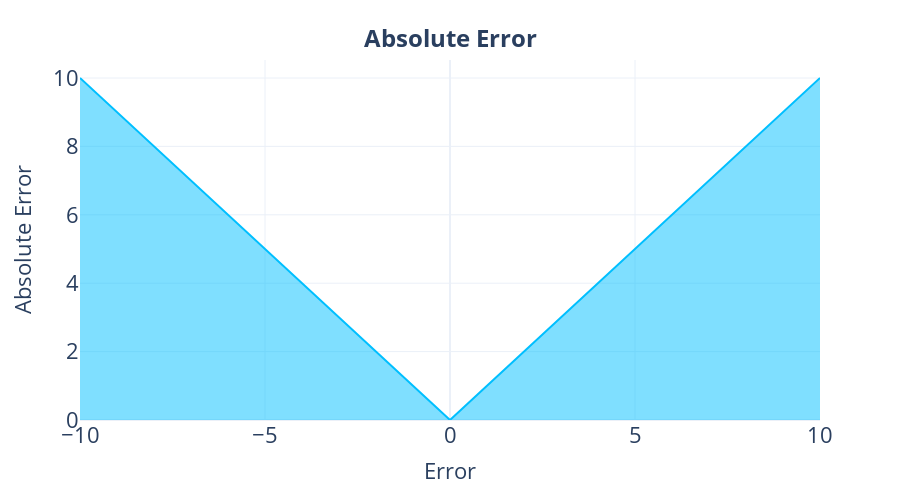
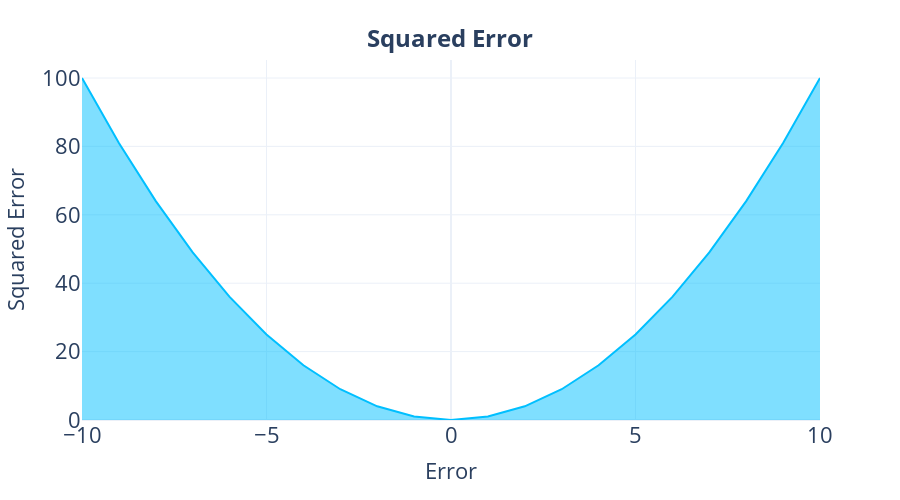
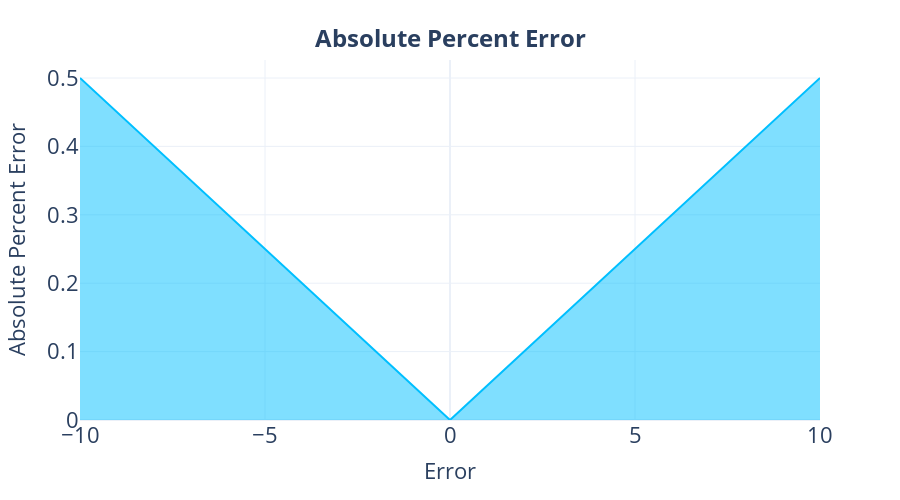
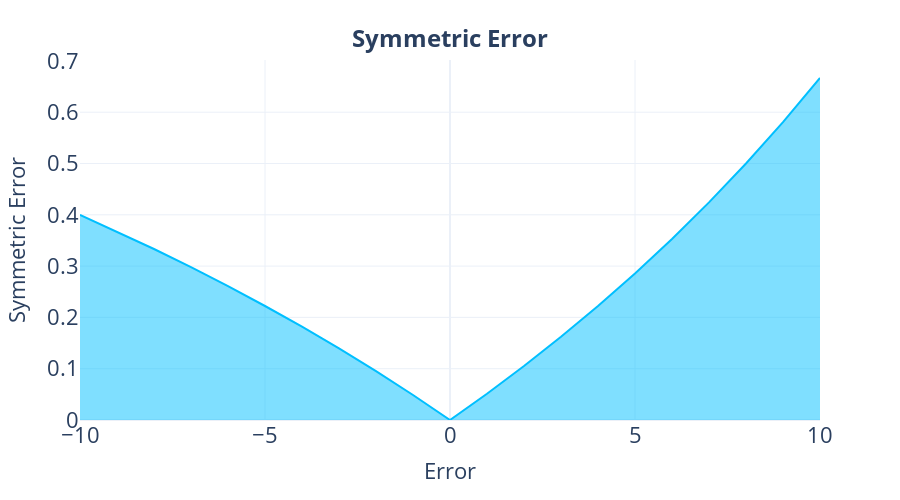

The notebook cell saved with these charts, in order:
### Markdown cell above
### Plotting the loss curves for each metric

### Code cell
for metric in intrinsic_metrics:
    display_metric = metric.replace("_"," ").title()
    plot_df = metric_df_a[['error',metric]].sort_values("error")
    fig = px.area(plot_df,  y=metric, x="error",
                  template="plotly_white", color_discrete_sequence=["DeepSkyBlue"])
    fig = format_plot(fig, legends=None, xlabel="Error", ylabel=display_metric, title="<b>"+display_metric+"</b>", font_size=22, title_font_size=24)
    fig.write_image(f"imgs/chapter_19/{metric}_loss_curve.png")
    fig.show()

### Figure 1 — Plotly figure (JSON) as saved in the notebook; plotly's stock layout.template omitted (floating-point values rounded to 4 significant figures)
{"data": [{"fillpattern": {"shape": ""}, "hovertemplate": "error=%{x}<br>absolute_error=%{y}<extra></extra>", "legendgroup": "", "line": {"color": "DeepSkyBlue"}, "marker": {"symbol": "circle"}, "mode": "lines", "name": "", "orientation": "v", "showlegend": false, "stackgroup": "1", "type": "scatter", "x": [-10, -9, -8, -7, -6, -5, -4, -3, -2, -1, 0, 1, 2, 3, 4, 5, 6, 7, 8, 9, 10], "xaxis": "x", "y": [10, 9, 8, 7, 6, 5, 4, 3, 2, 1, 0, 1, 2, 3, 4, 5, 6, 7, 8, 9, 10], "yaxis": "y"}], "layout": {"autosize": false, "height": 500, "legend": {"font": {"size": 22}, "orientation": "h", "title": {}, "tracegroupgap": 0, "x": 1, "xanchor": "right", "y": 0.9, "yanchor": "bottom"}, "margin": {"t": 60}, "title": {"font": {"size": 24}, "text": "<b>Absolute Error</b>", "x": 0.5, "xanchor": "center", "yanchor": "top"}, "width": 900, "xaxis": {"anchor": "y", "domain": [0, 1], "tickfont": {"size": 22}, "title": {"font": {"size": 22}, "text": "Error"}}, "yaxis": {"anchor": "x", "domain": [0, 1], "tickfont": {"size": 22}, "title": {"font": {"size": 22}, "text": "Absolute Error"}}}}

### Figure 2 — Plotly figure (JSON) as saved in the notebook; plotly's stock layout.template omitted (floating-point values rounded to 4 significant figures)
{"data": [{"fillpattern": {"shape": ""}, "hovertemplate": "error=%{x}<br>squared_error=%{y}<extra></extra>", "legendgroup": "", "line": {"color": "DeepSkyBlue"}, "marker": {"symbol": "circle"}, "mode": "lines", "name": "", "orientation": "v", "showlegend": false, "stackgroup": "1", "type": "scatter", "x": [-10, -9, -8, -7, -6, -5, -4, -3, -2, -1, 0, 1, 2, 3, 4, 5, 6, 7, 8, 9, 10], "xaxis": "x", "y": [100, 81, 64, 49, 36, 25, 16, 9, 4, 1, 0, 1, 4, 9, 16, 25, 36, 49, 64, 81, 100], "yaxis": "y"}], "layout": {"autosize": false, "height": 500, "legend": {"font": {"size": 22}, "orientation": "h", "title": {}, "tracegroupgap": 0, "x": 1, "xanchor": "right", "y": 0.9, "yanchor": "bottom"}, "margin": {"t": 60}, "title": {"font": {"size": 24}, "text": "<b>Squared Error</b>", "x": 0.5, "xanchor": "center", "yanchor": "top"}, "width": 900, "xaxis": {"anchor": "y", "domain": [0, 1], "tickfont": {"size": 22}, "title": {"font": {"size": 22}, "text": "Error"}}, "yaxis": {"anchor": "x", "domain": [0, 1], "tickfont": {"size": 22}, "title": {"font": {"size": 22}, "text": "Squared Error"}}}}

### Figure 3 — Plotly figure (JSON) as saved in the notebook; plotly's stock layout.template omitted (floating-point values rounded to 4 significant figures)
{"data": [{"fillpattern": {"shape": ""}, "hovertemplate": "error=%{x}<br>absolute_percent_error=%{y}<extra></extra>", "legendgroup": "", "line": {"color": "DeepSkyBlue"}, "marker": {"symbol": "circle"}, "mode": "lines", "name": "", "orientation": "v", "showlegend": false, "stackgroup": "1", "type": "scatter", "x": [-10, -9, -8, -7, -6, -5, -4, -3, -2, -1, 0, 1, 2, 3, 4, 5, 6, 7, 8, 9, 10], "xaxis": "x", "y": [0.5, 0.45, 0.4, 0.35, 0.3, 0.25, 0.2, 0.15, 0.1, 0.05, 0, 0.05, 0.1, 0.15, 0.2, 0.25, 0.3, 0.35, 0.4, 0.45, 0.5], "yaxis": "y"}], "layout": {"autosize": false, "height": 500, "legend": {"font": {"size": 22}, "orientation": "h", "title": {}, "tracegroupgap": 0, "x": 1, "xanchor": "right", "y": 0.9, "yanchor": "bottom"}, "margin": {"t": 60}, "title": {"font": {"size": 24}, "text": "<b>Absolute Percent Error</b>", "x": 0.5, "xanchor": "center", "yanchor": "top"}, "width": 900, "xaxis": {"anchor": "y", "domain": [0, 1], "tickfont": {"size": 22}, "title": {"font": {"size": 22}, "text": "Error"}}, "yaxis": {"anchor": "x", "domain": [0, 1], "tickfont": {"size": 22}, "title": {"font": {"size": 22}, "text": "Absolute Percent Error"}}}}

### Figure 4 — Plotly figure (JSON) as saved in the notebook; plotly's stock layout.template omitted (floating-point values rounded to 4 significant figures)
{"data": [{"fillpattern": {"shape": ""}, "hovertemplate": "error=%{x}<br>symmetric_error=%{y}<extra></extra>", "legendgroup": "", "line": {"color": "DeepSkyBlue"}, "marker": {"symbol": "circle"}, "mode": "lines", "name": "", "orientation": "v", "showlegend": false, "stackgroup": "1", "type": "scatter", "x": [-10, -9, -8, -7, -6, -5, -4, -3, -2, -1, 0, 1, 2, 3, 4, 5, 6, 7, 8, 9, 10], "xaxis": "x", "y": [0.4, 0.3673, 0.3333, 0.2979, 0.2609, 0.2222, 0.1818, 0.1395, 0.09524, 0.04878, 0, 0.05128, 0.1053, 0.1622, 0.2222, 0.2857, 0.3529, 0.4242, 0.5, 0.5806, 0.6667], "yaxis": "y"}], "layout": {"autosize": false, "height": 500, "legend": {"font": {"size": 22}, "orientation": "h", "title": {}, "tracegroupgap": 0, "x": 1, "xanchor": "right", "y": 0.9, "yanchor": "bottom"}, "margin": {"t": 60}, "title": {"font": {"size": 24}, "text": "<b>Symmetric Error</b>", "x": 0.5, "xanchor": "center", "yanchor": "top"}, "width": 900, "xaxis": {"anchor": "y", "domain": [0, 1], "tickfont": {"size": 22}, "title": {"font": {"size": 22}, "text": "Error"}}, "yaxis": {"anchor": "x", "domain": [0, 1], "tickfont": {"size": 22}, "title": {"font": {"size": 22}, "text": "Symmetric Error"}}}}
